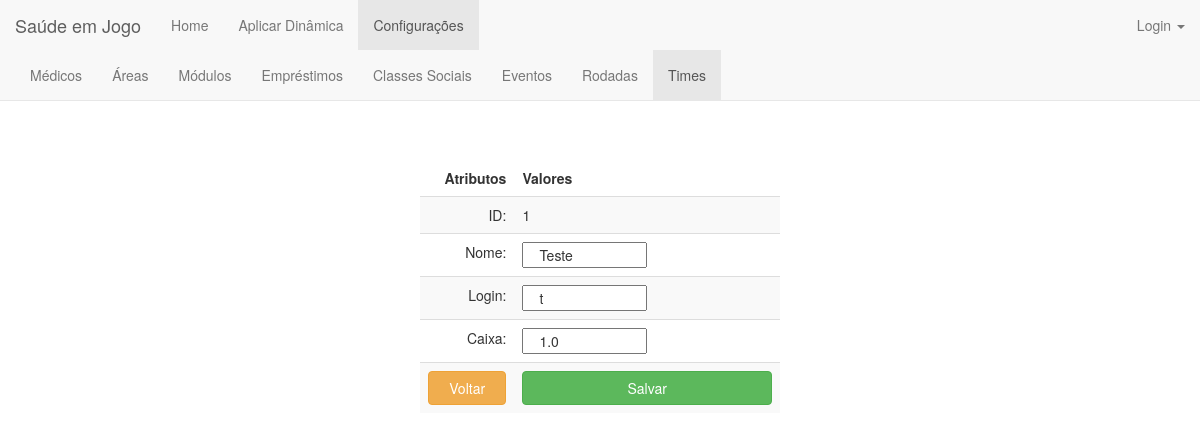
The page /time/edit/1/ on the database its author committed.
### jogo/models.py (models this page shows)
class Time(models.Model):
    nome = models.CharField(max_length=20) #NOME DO TIME
    login = models.CharField(max_length=15) #LOGIN PARA ENTRAR NO SISTEMA
    senha = models.CharField(max_length=20)
    caixa = models.FloatField(validators=[MinValueValidator(0.0)]) #QUANTIDADE NO CAIXA

### jogo/views.py (the view)
# urls.py: url(r'^time/edit/(?P<id>\d+)/$', views.time_edit, name='time_edit'),
def time_edit(request, id):
    time = get_object_or_404(Time,pk=id)
    form = Time_Form(instance=time)
    if request.method == 'POST':
        form = Time_Form(request.POST, instance=time)
        if form.is_valid():
            form.save()
            return HttpResponseRedirect('/time')
    return render(request, 'time/time_edit.html', {'form':form, 'id':id})

### jogo/templates/time/time_edit.html (shortened to what this page needs)
{% extends 'jogo/base_configuracoes.html' %}
{% block time %}class="active"{% endblock %}
{% block body %}
    <center><h1>Editar Time</h1></center><br>
<form action="." method="POST">{% csrf_token %}
    <div style="width: 30%; position: absolute; top:20%; bottom: 0; left: 0; right: 0; margin: 0 auto;">
        <table class="table table-striped" align="center">
            <thead>
            <tr>
                <td align="right"><b>Atributos</b></td>
                <td align="left"><b>Valores</b></td>
            </tr>
            </thead>
            <tbody>
            <tr>
                <td align="right">ID:</td>
                <td align="left">{{id}}</td>
            </tr>
            <tr>
                <td align="right">Nome:</td>
                <td align="left">{{form.nome}}</td>
            </tr>
           <tr>
                <td align="right">Login:</td>
                <td align="left" >{{ form.login }}</td>
            </tr>
                <td align="right">Caixa:</td>
                <td align="left" >{{ form.caixa }}</td>
            <tr>
                <td align="right"><a  style="text-decoration:none;" href="{% url 'jogo:time_index' %}"><button type="button" class="btn btn-warning btn-block" >Voltar</button></a></td>
                <td align="left"><button type="submit" class="btn btn-success btn-block" >Salvar</button></td>
            </tr>
            </tbody>
        </table>
    </div>
</form>
{% endblock body %}

### rows shown on the page
Time: nome "Teste", login "t", caixa "1.0"

### other values the page prints
{{ id }} "1"
